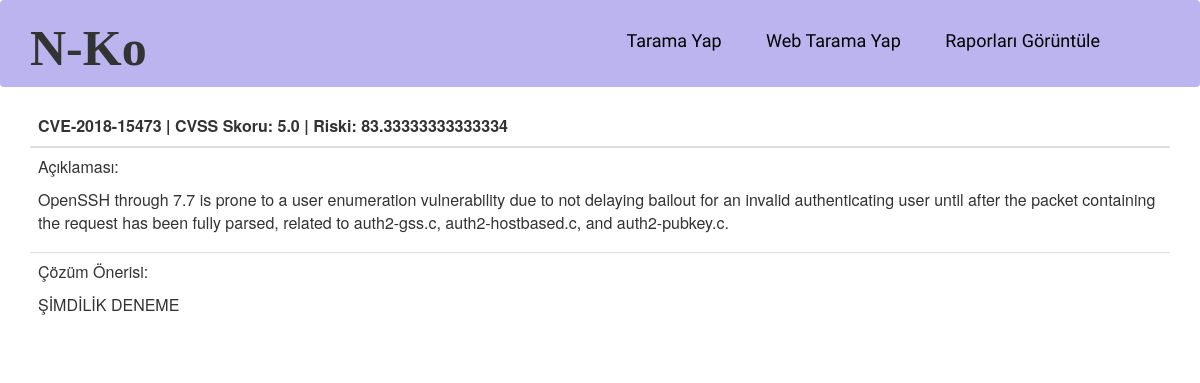
The page /cve/detail/CVE-2018-15473 on the database its author committed.
### scannetwork/models.py (models this page shows)
class Vulnerability(models.Model):
    vulnerability = models.CharField(max_length=200, verbose_name="vulnerability")
    description = models.TextField(verbose_name="description")
    solution = models.TextField(verbose_name="solution")
    cvss_score = models.FloatField(verbose_name="cvss_score")
    risk_score = models.FloatField(verbose_name="risk_score")
    version_id = models.ForeignKey("Version", verbose_name="version_id", on_delete=models.CASCADE)
    product_id = models.ForeignKey("Product", verbose_name="product_id", on_delete=models.CASCADE)
    service_id = models.ForeignKey("Service", verbose_name="service_id", on_delete=models.CASCADE)
    def __str__(self):
        return self.vulnerability

### scannetwork/views.py (the view)
# urls.py: path('detail/<vulnerability>', views.cve_detail, name='cve_detail'),
def cve_detail(request, vulnerability):
    cve = Vulnerability.objects.get(vulnerability=vulnerability)
    return render(request, 'templates/scannetwork/cve_detail.html', {'cve': cve})

### templates/scannetwork/cve_detail.html
{% extends 'templates/reports/base.html' %}
{% block content %}
<div class="container">
    <div class="table-responsive">
        <table class="table">
            <thead>
                <tr>
                    <th>{{ cve }} | CVSS Skoru: {{ cve.cvss_score }} | Riski: {{ cve.risk_score }}</th>
                </tr>
            </thead>
            <tbody>
                <tr>
                    <td>Açıklaması: <p><p>{{ cve.description }}</td>
                </tr>
                <tr>
                    <td>Çözüm Önerisi: <p><p>{{cve.solution|linebreaks }}</td>
                </tr>
            </tbody>
        </table>
    </div>
</div>
{% endblock %}

### rows shown on the page
Vulnerability: vulnerability "CVE-2018-15473", cvss_score "5.0", risk_score "83.33333333333334", description "OpenSSH through 7.7 is prone to a user enumeration vulnerability due to not delaying bailout for an invalid authenticating user until after the packet containing the request has been fully parsed, related to auth2-gss.c, auth2-hostbased.c, and auth2-pubkey.c.", solution "ŞİMDİLİK DENEME"
